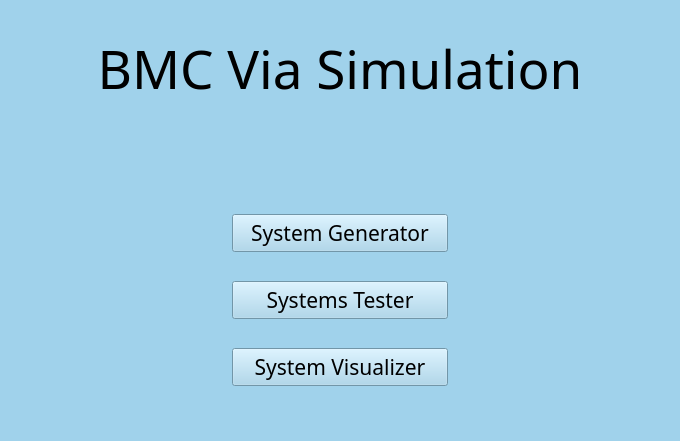
<?xml version="1.0" encoding="UTF-8"?>
<ui version="4.0">
 <class>MainWindow</class>
 <widget class="QMainWindow" name="MainWindow">
  <property name="geometry">
   <rect>
    <x>0</x>
    <y>0</y>
    <width>680</width>
    <height>441</height>
   </rect>
  </property>
  <property name="windowTitle">
   <string>MainWindow</string>
  </property>
  <property name="styleSheet">
   <string notr="true">background-color: rgb(206, 225, 255);
background-color: rgb(173, 178, 200);
background-color: rgb(197, 209, 216);
background-color: rgb(160, 210, 235);</string>
  </property>
  <widget class="QWidget" name="centralwidget">
   <property name="enabled">
    <bool>true</bool>
   </property>
   <property name="minimumSize">
    <size>
     <width>600</width>
     <height>400</height>
    </size>
   </property>
   <property name="autoFillBackground">
    <bool>false</bool>
   </property>
   <layout class="QGridLayout" name="gridLayout">
    <item row="0" column="0" colspan="3">
     <widget class="QLabel" name="LabelHeader">
      <property name="sizePolicy">
       <sizepolicy hsizetype="Preferred" vsizetype="Fixed">
        <horstretch>0</horstretch>
        <verstretch>0</verstretch>
       </sizepolicy>
      </property>
      <property name="font">
       <font>
        <family>Sans Serif</family>
        <pointsize>40</pointsize>
        <weight>50</weight>
        <italic>false</italic>
        <bold>false</bold>
        <strikeout>false</strikeout>
       </font>
      </property>
      <property name="styleSheet">
       <string notr="true">font: 40pt&quot;Sans Serif&quot;;
</string>
      </property>
      <property name="text">
       <string>BMC Via Simulation</string>
      </property>
      <property name="alignment">
       <set>Qt::AlignHCenter|Qt::AlignTop</set>
      </property>
     </widget>
    </item>
    <item row="4" column="2">
     <widget class="QLabel" name="label_3">
      <property name="styleSheet">
       <string notr="true">image: url(:/newPrefix/info.png);</string>
      </property>
      <property name="text">
       <string/>
      </property>
     </widget>
    </item>
    <item row="1" column="1">
     <spacer name="verticalSpacer">
      <property name="orientation">
       <enum>Qt::Vertical</enum>
      </property>
      <property name="sizeType">
       <enum>QSizePolicy::Fixed</enum>
      </property>
      <property name="sizeHint" stdset="0">
       <size>
        <width>20</width>
        <height>80</height>
       </size>
      </property>
     </spacer>
    </item>
    <item row="3" column="1">
     <widget class="QPushButton" name="BtnTester">
      <property name="font">
       <font>
        <family>Sans Serif</family>
        <pointsize>16</pointsize>
        <weight>50</weight>
        <italic>false</italic>
        <bold>false</bold>
       </font>
      </property>
      <property name="cursor">
       <cursorShape>OpenHandCursor</cursorShape>
      </property>
      <property name="styleSheet">
       <string notr="true">font: 16pt&quot;Sans Serif&quot;;</string>
      </property>
      <property name="text">
       <string>Systems Tester</string>
      </property>
     </widget>
    </item>
    <item row="2" column="2">
     <widget class="QLabel" name="label">
      <property name="styleSheet">
       <string notr="true">image: url(:/newPrefix/info.png);</string>
      </property>
      <property name="text">
       <string/>
      </property>
     </widget>
    </item>
    <item row="3" column="2">
     <widget class="QLabel" name="label_2">
      <property name="styleSheet">
       <string notr="true">image: url(:/newPrefix/info.png);</string>
      </property>
      <property name="text">
       <string/>
      </property>
     </widget>
    </item>
    <item row="4" column="1">
     <widget class="QPushButton" name="BtnVisual">
      <property name="font">
       <font>
        <family>Sans Serif</family>
        <pointsize>16</pointsize>
        <weight>50</weight>
        <italic>false</italic>
        <bold>false</bold>
       </font>
      </property>
      <property name="cursor">
       <cursorShape>OpenHandCursor</cursorShape>
      </property>
      <property name="styleSheet">
       <string notr="true">font: 16pt&quot;Sans Serif&quot;;</string>
      </property>
      <property name="text">
       <string>System Visualizer</string>
      </property>
     </widget>
    </item>
    <item row="2" column="1">
     <widget class="QPushButton" name="BtnGenerator">
      <property name="minimumSize">
       <size>
        <width>50</width>
        <height>0</height>
       </size>
      </property>
      <property name="font">
       <font>
        <family>Sans Serif</family>
        <pointsize>16</pointsize>
        <weight>50</weight>
        <italic>false</italic>
        <bold>false</bold>
       </font>
      </property>
      <property name="cursor">
       <cursorShape>OpenHandCursor</cursorShape>
      </property>
      <property name="layoutDirection">
       <enum>Qt::LeftToRight</enum>
      </property>
      <property name="styleSheet">
       <string notr="true">font: 16pt&quot;Sans Serif&quot;;</string>
      </property>
      <property name="text">
       <string>System Generator</string>
      </property>
      <property name="iconSize">
       <size>
        <width>5</width>
        <height>5</height>
       </size>
      </property>
     </widget>
    </item>
   </layout>
   <zorder>LabelHeader</zorder>
   <zorder>label</zorder>
   <zorder>label_2</zorder>
   <zorder>label_3</zorder>
   <zorder>BtnGenerator</zorder>
   <zorder>BtnTester</zorder>
   <zorder>BtnVisual</zorder>
   <zorder>verticalSpacer</zorder>
  </widget>
  <widget class="QMenuBar" name="menubar">
   <property name="geometry">
    <rect>
     <x>0</x>
     <y>0</y>
     <width>680</width>
     <height>21</height>
    </rect>
   </property>
  </widget>
  <widget class="QStatusBar" name="statusbar"/>
 </widget>
 <tabstops>
  <tabstop>BtnGenerator</tabstop>
  <tabstop>BtnTester</tabstop>
  <tabstop>BtnVisual</tabstop>
 </tabstops>
 <resources>
  <include location="../../../Downloads/pictures/question.qrc"/>
 </resources>
 <connections/>
</ui>
